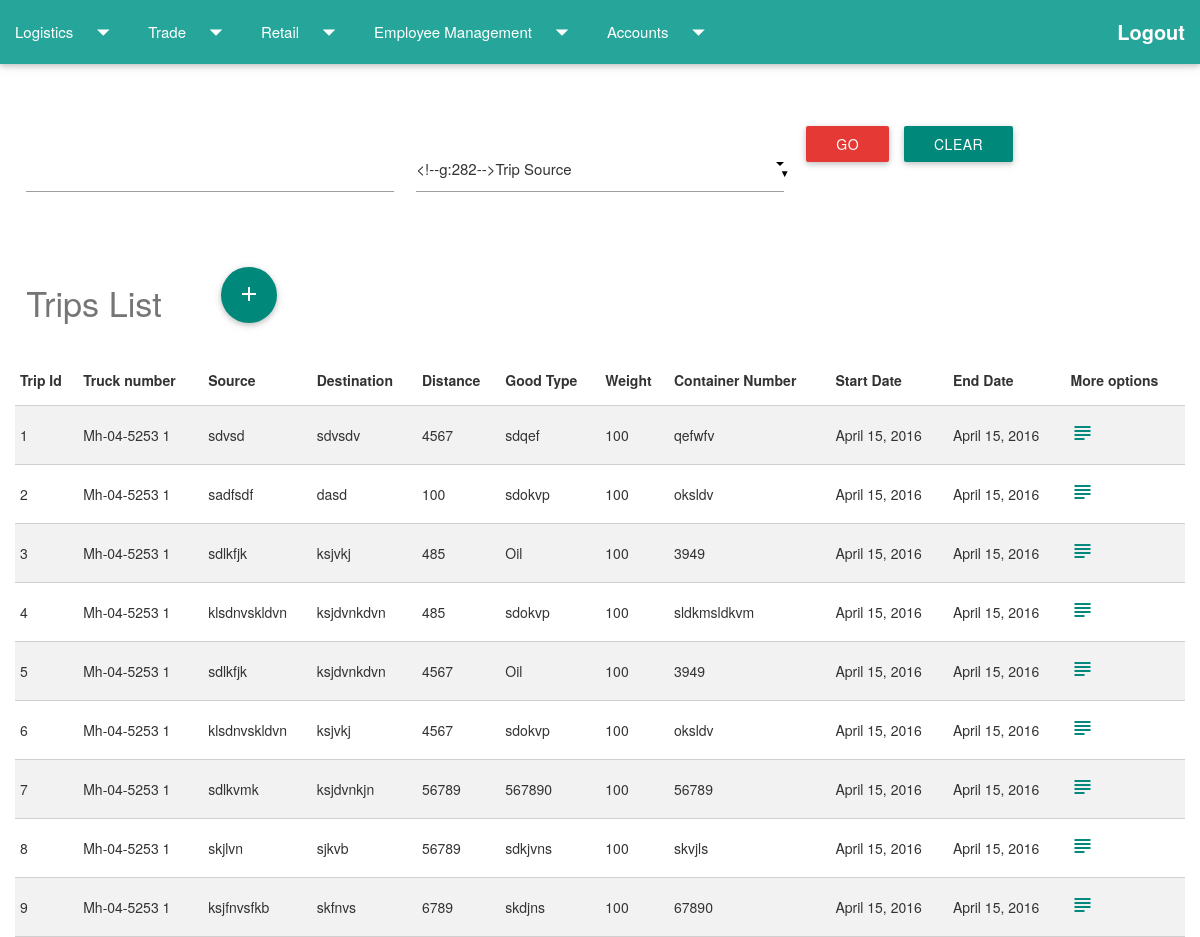
/homepage/logistics/trip/ (signed in), run on an earlier commit of the app's database.
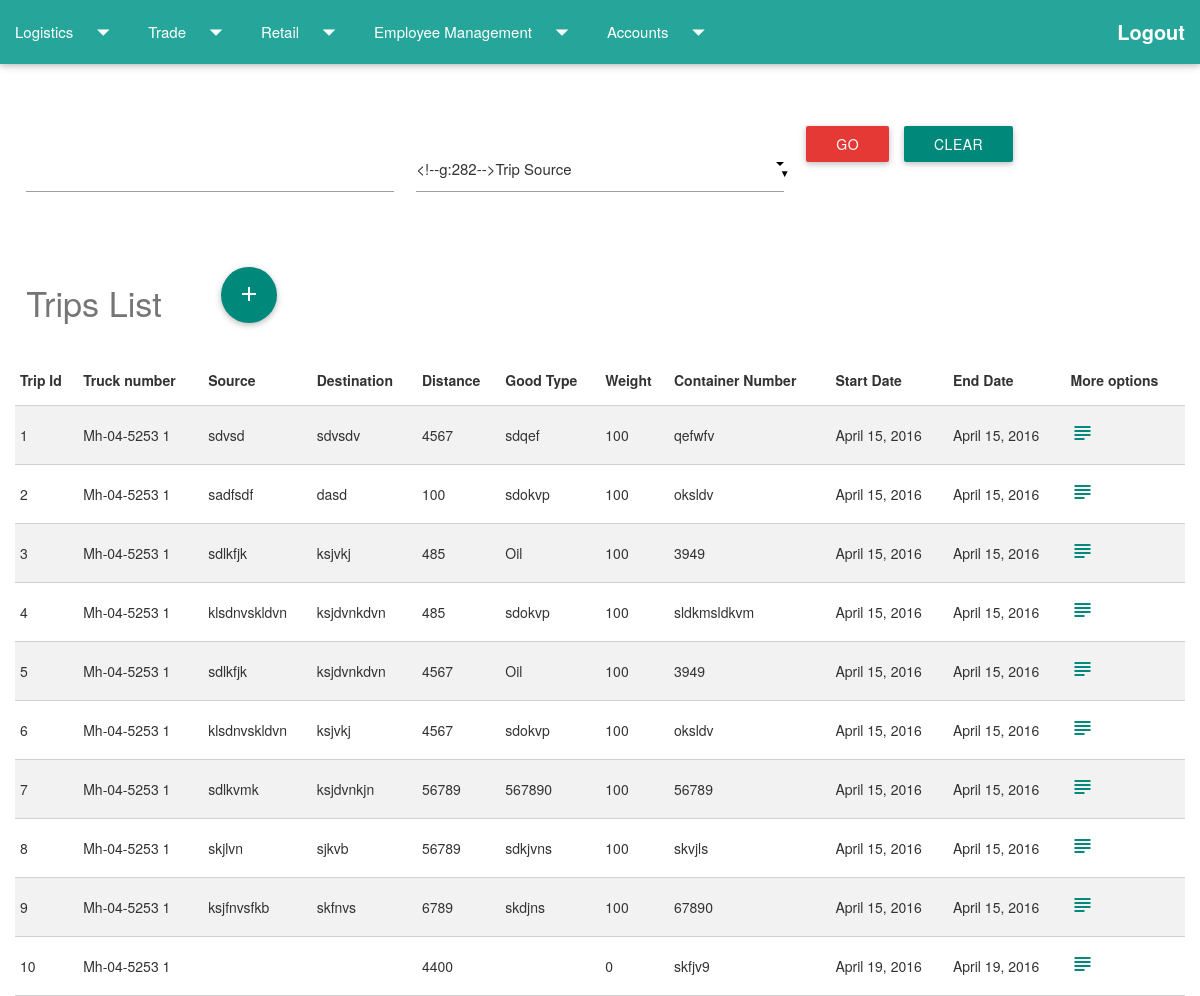
And on a later commit of the database.
### logistics/models.py (models this page shows, shortened)
class Trip (models.Model):
	truck_registration_number = models.ForeignKey(Truck)
	trip_source = models.CharField(max_length=50,blank=True)
	trip_destination = models.CharField(max_length=50,blank=True)
	trip_distance = models.PositiveIntegerField(blank=True)
	trip_shipper = models.CharField(max_length=50,blank=True)
	trip_consignee = models.CharField(max_length=50,blank=True)
	trip_goods_type = models.CharField(max_length=50,blank=True)
	trip_container_number = models.CharField(max_length=50,blank=True)
	trip_weight = models.PositiveIntegerField(default=100,blank=True)
	trip_start_date = models.DateField(default=datetime.date.today,blank=True)
	trip_end_date = models.DateField(default=datetime.date.today,blank=True)

class Truck (models.Model):
	truck_registration_number = models.CharField(max_length=20,unique=True)
	truck_driver = models.ForeignKey(User)
	truck_type_choices = (('Semi-trailer','SEMI-TRAILER'),('Trailer','TRAILER'),('Box-Body','BOX-BODY'))
	truck_type = models.CharField(max_length=20,choices=truck_type_choices,default='TRAILER')
	def __str__(self):
		return self.truck_registration_number+" "+str(self.id)

### logistics/views.py (the view)
def trips_admin(request):
    if request.user.is_authenticated() and request.user.groups.all()[0].id==2:
        if request.method == "POST":
            form = TripSearchForm(request.POST)
            if form.is_valid():
                searchitem = form.cleaned_data['trip_search_item']
                triptype = form.cleaned_data['trip_type']+"__icontains"
                trip_list = Trip.objects.filter(**{triptype: searchitem})
                return render(request, 'logistics/trips_list.html', {'trip_list': trip_list,'form': form,'title':"Trips Admin"})
            else:
                trip_list = Trip.objects.all()
        else:
            trip_list = Trip.objects.all()
            form = TripSearchForm()
        return render(request, 'logistics/trips_list.html', {'trip_list': trip_list,'form': form,'title':"Trip Admin"})
    else:
        return redirect('index')

### logistics/forms.py
class TripSearchForm(forms.ModelForm):
    class Meta:
        model = Tripsearch
        fields = ('trip_search_item', 'trip_type',)

### logistics/templates/logistics/trips_list.html (shortened to what this page needs)
{% extends 'logistics/firstpage.html' %}
{% block content %}
<div class="container-fluid">
    <div class="row">
        <div class="row"></div>
    </div>
    <form method="POST" class="post-form">
        <div class="row">
            <div class="col l4 m6 s6">
                {{ form.trip_search_item}} <br>
            </div>
            <div class="col l4 m6 s6">
                {{ form.trip_type}} <br>
            </div>
            <div class="col l1 m6 s6">
                <button type="submit" class="save btn btn-default red darken-1">Go</button>
            </div>
            <div class="col l2 m6 s6">
                <a href="{% url 'trips_admin' %}" class="waves-effect waves-light btn   teal darken-1">Clear</a>
            </div>
        </div>
    </form>
 <div class="row">
        <h4 class="headingcolour col s2">Trips List</h4>
       <div class="col s3" >
      <a class="btn-floating btn-large teal darken-1 " href="{% url 'trip_new' %}">
      <i class="large material-icons">add</i>
    </a>
   </div>
   </div>
    {% if trip_list %}
    <table class="striped bordered responsive-table">
        <thead>
            <tr>
                <th>Trip Id</th>
                <th>Truck number</th>
                <th>Source </th>
                <th>Destination</th>
                <th>Distance</th>
                <th>Good Type</th>
                <th>Weight</th>
                <th>Container Number</th>
                <th>Start Date</th>
                <th>End Date</th>
                <th>More options</th>
            </tr>
        </thead>
        <tbody>
            {% for trip in trip_list %}
            <tr>
                <td>{{trip.id}}</td>
                <td>{{trip.truck_registration_number}}</td>
                <td>{{trip.trip_source}}</td>
                <td>{{trip.trip_destination}}</td>
                <td>{{trip.trip_distance}}</td>
                <td>{{trip.trip_goods_type}}</td>
                <td>{{trip.trip_weight}}</td>
                <td>{{trip.trip_container_number}}</td>
                <td>{{trip.trip_start_date}}</td>
                <td>{{trip.trip_end_date}}</td>
                <td>
  <a class="dropdown-button" href="#!" data-activates="dropdown9"> <i class="material-icons icon-cyan">subject</i></a>
</td>
            </tr>
            {% endfor %}
        </tbody>
    </table>
    {% else %}
    <p>No trips registered !</p>
    {% endif %}
</div>
{% endblock %}

What changed in the data, as far as the page shows it:
added Trip: id "10", truck_registration_number "Mh-04-5253 1", trip_distance "4400", trip_weight "0", trip_container_number "skfjv9", trip_start_date "April 19, 2016", trip_end_date "April 19, 2016"
